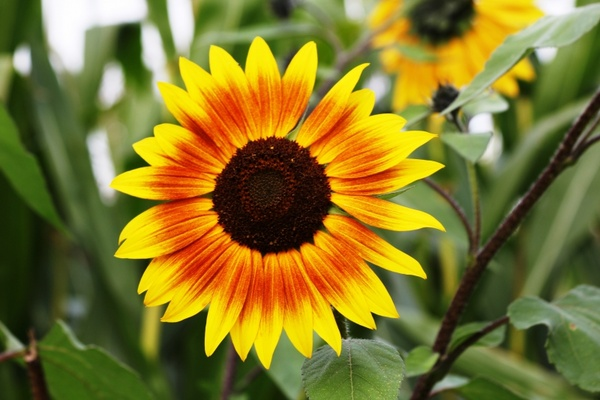
#> input picture IPR_Tut3/download.jpg, 600 x 400 px
$ python apply_CLAHE.py
#> lines starting #> are read from the running program, lines starting #| are printed output that depends on the picture
import cv2
import matplotlib.pyplot as plt

def display_images(before, after, title1="Before", title2="After"):
    """
    Helper function to display before and after images side by side
    """
    plt.figure(figsize=(10, 5))
    plt.subplot(1, 2, 1)
    plt.imshow(cv2.cvtColor(before, cv2.COLOR_BGR2RGB))
    plt.title(title1)
    plt.axis('off')

    plt.subplot(1, 2, 2)
    plt.imshow(cv2.cvtColor(after, cv2.COLOR_BGR2RGB))
    plt.title(title2)
    plt.axis('off')

    plt.show()

# Load the low-contrast image
image_path = 'download.jpg'  # Make sure to change this to your image path
image = cv2.imread(image_path)
#> image is the input picture: shape (400, 600, 3); mean B, G, R 43, 117.9, 129

# Convert the image to grayscale for CLAHE
gray_image = cv2.cvtColor(image, cv2.COLOR_BGR2GRAY)
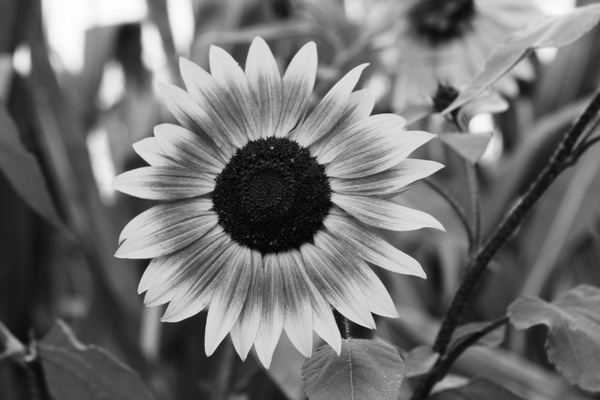
#> gray_image: shape (400, 600); min 2, max 255, mean 112.7

# Create a CLAHE object (Arguments are optional)
clahe = cv2.createCLAHE(clipLimit=2.0, tileGridSize=(8, 8))
clahe_image = clahe.apply(gray_image)
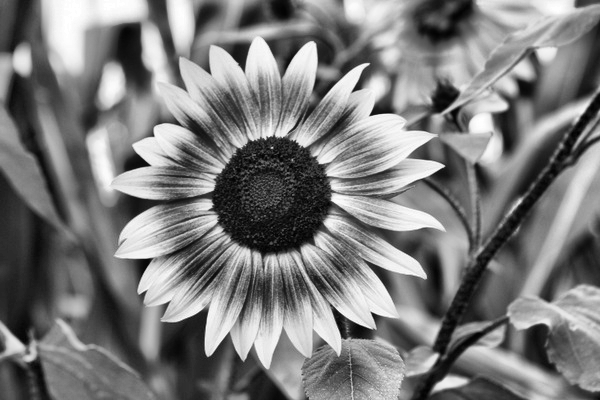
#> clahe_image: shape (400, 600); min 1, max 255, mean 123.5

# Convert the CLAHE output back to BGR to display with matplotlib
clahe_image_bgr = cv2.cvtColor(clahe_image, cv2.COLOR_GRAY2BGR)

# Display the original and CLAHE-enhanced images
display_images(image, clahe_image_bgr, "Original Image", "CLAHE Enhanced Image")
#> in display_images, `plt.show()`:
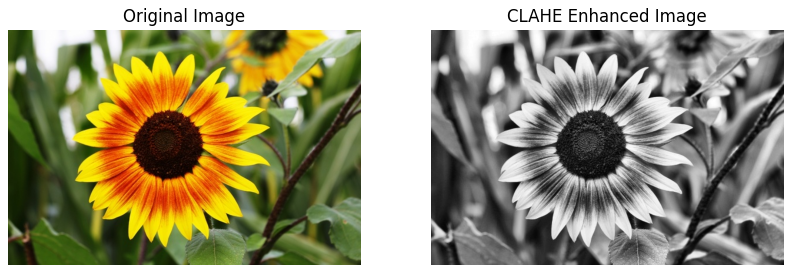
#> figure drawn by matplotlib, 2 panels
